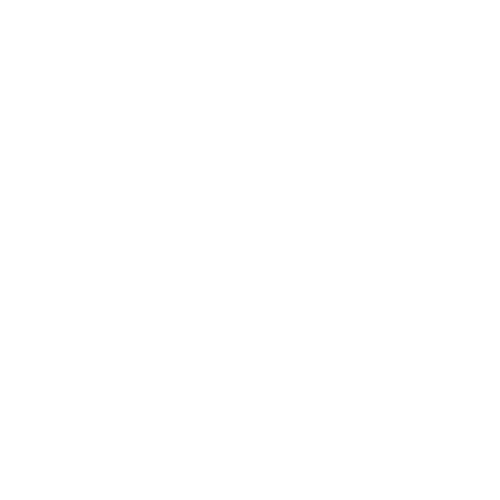
Frame 1 (no input)
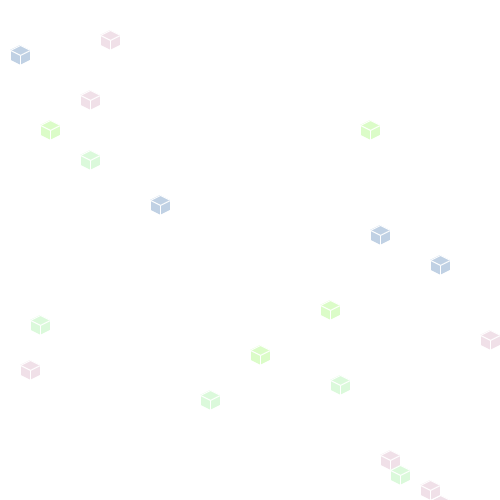
Frame 60 (the mouse pressed at the canvas centre just before this capture)
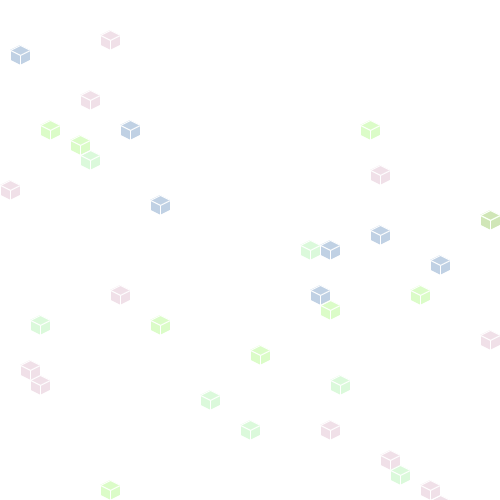
Frame 120 (the mouse held since frame 60 and released just before this capture)

The Processing sketch that drew these frames (run headless with seeded random() and noise(); from frame 60 on, the mouse is pressed at the canvas centre):

// Processing sketch: randhex
// ── randhex.pde

void setup(){

size(500,500);
noStroke();
smooth();
strokeWeight(1);
background(255); 
//noLoop();
frameRate(10);
}

void draw(){
 
 stroke(255);
 int col=floor(random(0,4));
 if(col==0)
  fill(200,143,170,70);
 else if(col==1)
  fill(123,232,123,70);
 else if(col==2)
  fill(25,89,155,70);
 else if(col==3)
  fill(123,245,56,70);
 else
  fill(189,225,98,70); 
 
 float xoff=round(random(0,width/10));
 float yoff=round(random(0,height/10));
 
 if ((xoff*10)%20!=0)
 {
  //yoff+=15;
  translate(10*xoff,30*yoff+15);
 }
 else
 {
  translate(10*xoff,30*yoff);
 }
 //scale(2); 
 hexagon();
 
 
}

void hexagon()
{
 beginShape(QUADS);
 vertex(0,5);
 vertex(10,0);
 vertex(20,5);
 vertex(10,10);
 
 vertex(0,5);
 vertex(0,15);
 vertex(10,20);
 vertex(10,10);
 
 vertex(20,5);
 vertex(20,15);
 vertex(10,20);
 vertex(10,10);
 endShape();
}
